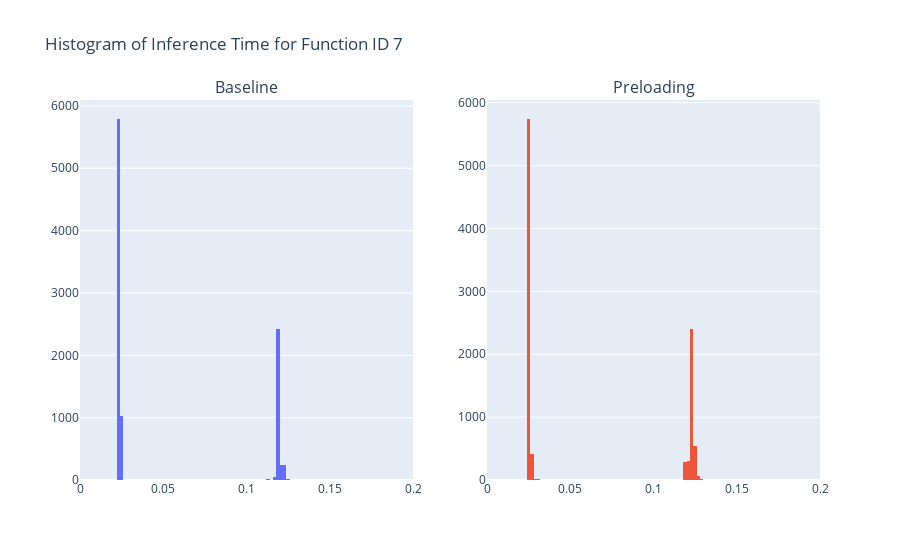

Notebook code cell kept with this figure:
### Code cell
fig = make_subplots(rows=1, cols=2, subplot_titles=("Baseline", "Preloading"))

histogram_baseline = go.Histogram(x=filtered_7['inference_time'], nbinsx=100, histnorm='')
fig.add_trace(histogram_baseline, row=1, col=1)

histogram_preloading = go.Histogram(x=ex2_filtered_7['inference_time'], nbinsx=100, histnorm='')
fig.add_trace(histogram_preloading, row=1, col=2)

fig.update_layout(title_text="Histogram of Inference Time for Function ID 7", showlegend=False)

fig.update_xaxes(range=[0, 0.2], row=1, col=1)
fig.update_xaxes(range=[0, 0.2], row=1, col=2)

fig.show()

### Figure 1 — Plotly figure (JSON) as saved in the notebook; plotly's stock layout.template omitted (floating-point values rounded to 4 significant figures; data arrays with more than 128 entries replaced by an {"elided": "..."} marker saying what was removed)
{"data": [{"histnorm": "", "nbinsx": 100, "type": "histogram", "x": {"elided": "9848 float values"}, "xaxis": "x", "yaxis": "y"}, {"histnorm": "", "nbinsx": 100, "type": "histogram", "x": {"elided": "9848 float values"}, "xaxis": "x2", "yaxis": "y2"}], "layout": {"annotations": [{"font": {"size": 16}, "showarrow": false, "text": "Baseline", "x": 0.225, "xanchor": "center", "xref": "paper", "y": 1, "yanchor": "bottom", "yref": "paper"}, {"font": {"size": 16}, "showarrow": false, "text": "Preloading", "x": 0.775, "xanchor": "center", "xref": "paper", "y": 1, "yanchor": "bottom", "yref": "paper"}], "showlegend": false, "title": {"text": "Histogram of Inference Time for Function ID 7"}, "xaxis": {"anchor": "y", "domain": [0, 0.45], "range": [0, 0.2]}, "xaxis2": {"anchor": "y2", "domain": [0.55, 1], "range": [0, 0.2]}, "yaxis": {"anchor": "x", "domain": [0, 1]}, "yaxis2": {"anchor": "x2", "domain": [0, 1]}}}
